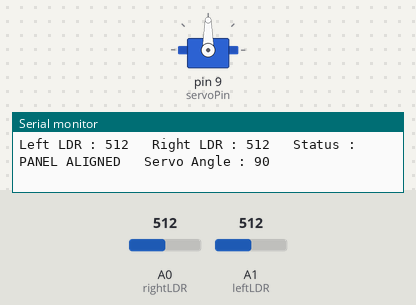
Simulated run of this sketch. Board: Arduino Uno, built with avr-gcc and run on an emulated ATmega328P. Parts: servo, the last lines printed to the serial monitor. The inputs (shaded band) are chosen by the test bench; at power-on: A0 (rightLDR) = 512, A1 (leftLDR) = 512.

Above: at 1.2 s.
1.3 s: A0 (rightLDR) set to 556
4.3 s: A0 (rightLDR) set to 578
At 5.72 s:
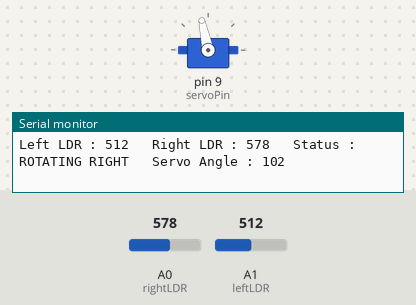
7.3 s: A1 (leftLDR) set to 40
At 7.8 s:
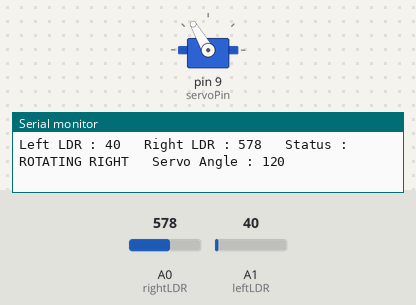
10.3 s: A0 (rightLDR) set to 96
13.3 s: A0 (rightLDR) set to 85
At 13.3 s:
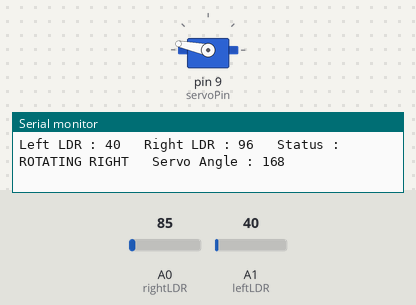
16.3 s: A1 (leftLDR) set to 37
17.8 s: A1 (leftLDR) set to 30
At 19.9 s:
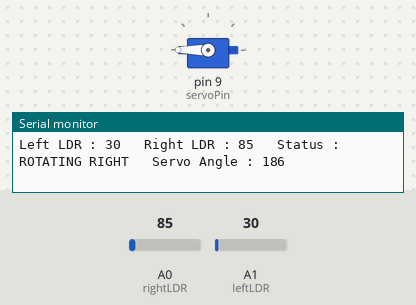
Timing chart, 0 to 62.7 s (numbered marks = the images above; inputs shaded):
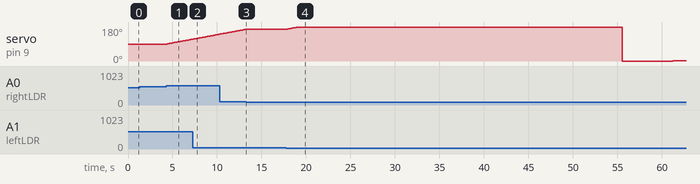

Measured:
- the behaviour switches between 562 and 563 on A0 (rightLDR) (found by bisection; images 0 and 1)
- the behaviour switches between 91 and 90 on A0 (rightLDR) (found by bisection; images 2 and 3)
- the behaviour switches between 35 and 34 on A1 (leftLDR) (found by bisection; images 3 and 4)
- after the input at 4.3 s, servo on pin 9 (servoPin): moves from 90° to 116° over 2.9 s, starting after 0.10 s
- after the input at 13.3 s, servo on pin 9 (servoPin): stays 168° (without the input it goes to 169° after 0.05 s)
- after the input at 17.8 s, servo on pin 9 (servoPin): 168° → 169° after 0.06 s, → 170° 0.11 s later, → 171° 0.11 s later, → 172° 0.11 s later, … (15 changes in this stretch)

The sketch:

Day36_Smart_Solar_Panel_Orientation_System.ino
```cpp
#include <Servo.h>

Servo solarServo;

// LDR Pins
const int leftLDR = A1;
const int rightLDR = A0;

// Servo Signal Pin
const int servoPin = 9;

// Initial Servo Position
int servoAngle = 90;

// Difference required before moving
const int threshold = 50;

void setup()
{
  solarServo.attach(servoPin);
  solarServo.write(servoAngle);

  Serial.begin(9600);

  Serial.println("SMART SOLAR PANEL ORIENTATION SYSTEM");
  Serial.println("-----------------------------------");
}

void loop()
{
  // Read LDR Values
  int leftValue = analogRead(leftLDR);
  int rightValue = analogRead(rightLDR);

  Serial.print("Left LDR : ");
  Serial.print(leftValue);

  Serial.print("   Right LDR : ");
  Serial.print(rightValue);

  // Calculate Difference
  int difference = leftValue - rightValue;

  // Rotate Left
  if (difference > threshold)
  {
    servoAngle--;

    if (servoAngle > 180)
      servoAngle = 180;

    solarServo.write(servoAngle);

    Serial.print("   Status : ROTATING LEFT");
  }

  // Rotate Right
  else if (difference < -threshold)
  {
    servoAngle++;

    if (servoAngle < 0)
      servoAngle = 0;

    solarServo.write(servoAngle);

    Serial.print("   Status : ROTATING RIGHT");
  }

  // Stay in Current Position
  else
  {
    Serial.print("   Status : PANEL ALIGNED");
  }

  Serial.print("   Servo Angle : ");
  Serial.println(servoAngle);

  delay(100);
}
```
